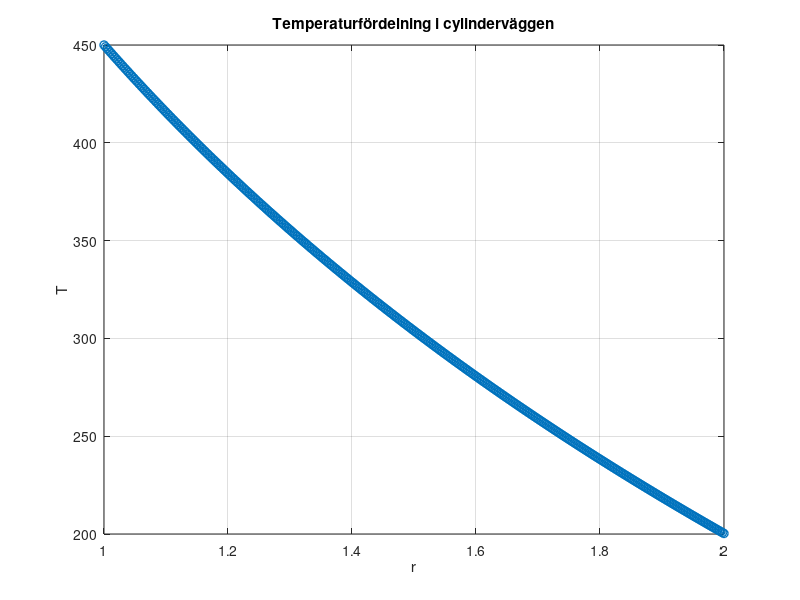
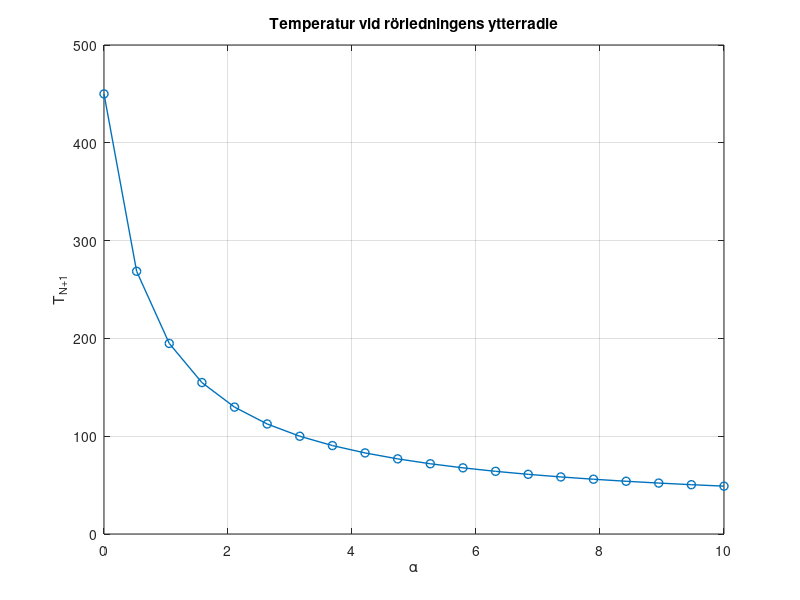

The MATLAB script that drew these images, in order:
clear all

% Funktionen används i uppgift c) och beräknar värden på T
function [A,b,ri,N,T,TN1] = diskretisering_temperatur(N,alfa,k,r0,rN1,Te,T0)
    tol = 0.1;
    TN1_old = Te; % Initial guess av vad T_(N+1) blir
    err = 1; % Initierar error. 1 har ingen mening
    
    % Loppen behövs för att testa olika N värden och nogrannheten
    while err > tol
        h = 1/(N+1);    % Steglängd 
        ri = [r0+h:h:rN1-h]';   % Inre punkter (r1, r2, r3, r4, ...,rN) 
    
        A = zeros(N,N);     % Sätter upp matris A
        A(1,1:2) = [(-2*ri(1))/(h^2)  ri(1)/(h^2)+1/(2*h)];   % Första raden och första två columner
        
        % Loopar igenom olika i för att beräkna vad Ti blir med hjälp av
        % finita differensmetoden (centrala differenser)
        for i = 2:N-1
            A(i,i-1) = ri(i)/(h^2) - 1/(2*h);   % T_(i-1)
            A(i,i) = (-2*ri(i))/(h^2);            % T_(i)
            A(i,i+1) = ri(i)/(h^2) + 1/(2*h);   % T_(i+1)
        end
        
        % Sista raden och sista två kolumner
        A(N,N-1:N) = [ri(N)/(h^2)-1/(2*h)  (-2*ri(N))/(h^2)+(k*ri(N))/(k*(h^2)+alfa*h^3)+k/(k*2*h+2*alfa*h^2)];
        
        A = sparse(A); % Spara den som gles matris

        b = zeros(N,1); % Sätter upp matris b

        b(1) = T0/(2*h) - (T0*ri(1))/(h^2);  % Anger värdet på första input (vad T1 är)
        b(N) = -((Te*alfa*h)/(k+alfa*h))*(ri(N)/(h^2)+1/(2*h)); % Anger värdet på sista input (vad T_N är)

        T = A\b; % Räknar ut värden på T_1, T_2, T_3, ... T_N

        TN1 = (Te*alfa*h + T(N)*k) / (k + alfa*h); % Räknar ut värden på T_(N+1)
        err = abs(TN1-TN1_old); % Räknar ut vad felet är (skillnaden mellan nya T_(N+1) och gamla T_(N+1))
        TN1_old = TN1; % Förnyar gamla värdet på T_(N+1)
        N = 2 * N;
    end
    N = N/2; % I slutet av while-loopen multiplicerades den onödigt och vi vill få det rätta värdet
end

% Funktionen används i uppgift d) och beräknar T_(N+1)
function TN1 = diskretisering_temperatur_alfa(N,alfa,k,r0,rN1,Te,T0)
        h = 1/(N+1);    % Steglängd 
        ri = [r0+h:h:rN1-h]';   %Inre punkter (r1, r2, r3, r4 ...) 
    
        A = zeros(N,N);     % Sätter upp matris A
        A(1,1:2) = [(-2*ri(1))/(h^2)  ri(1)/(h^2)+1/(2*h)];   % Första raden och första två columner

        % Loopar igenom olika i för att beräkna vad Ti blir med hjälp av
        % finita differensmetoden (centrala differenser)
        for i = 2:N-1
            A(i,i-1) = ri(i)/(h^2) - 1/(2*h);   % T_(i-1)
            A(i,i) = (-2*ri(i))/(h^2);            % T_(i)
            A(i,i+1) = ri(i)/(h^2) + 1/(2*h);   % T_(i+1)
        end

        % Sista raden och sista två kolumner
        A(N,N-1:N) = [ri(N)/(h^2)-1/(2*h)  (-2*ri(N))/(h^2)+(k*ri(N))/(k*(h^2)+alfa*h^3)+k/(k*2*h+2*alfa*h^2)];
        
        A = sparse(A); % Spara den som gles matris

        b = zeros(N,1); % Sätter upp matris b

        b(1) = T0/(2*h) - (T0*ri(1))/(h^2); % Anger värdet på första input (vad T1 är)
        b(N) = -((Te*alfa*h)/(k+alfa*h))*(ri(N)/(h^2)+1/(2*h)); % Anger värdet på sista input (vad T_N är)

        T = A\b;  % Räknar ut värden på T_1, T_2, T_3, ... T_N

        TN1 = (Te*alfa*h + T(N)*k) / (k + alfa*h); % Räknar ut värden på T_(N+1)
        
end

% Börjar med uppgift c)
N = 25;              % Delintervall
alfa = 1;
k = 1; 
Te = 20;
r0 = 1; rN1 = 2;     % Randpunkter
T0 = 450;       % Första randvärde

[A,b,ri,N,T,TN1] = diskretisering_temperatur(N,alfa,k,r0,rN1,Te,T0); % Anropar funktionen

rx = [r0; ri; rN1]; % En vektor med värdena r_0, r_1, r_2, ..., r_N, r_(N+1)
Ty = [T0; T; TN1]; % En vektor med värden T_0, T_1, T_2, ..., T_N, T_(N+1)

% Rita temperaturfördelningen
figure;
plot(rx, Ty, '-o', 'LineWidth', 1);
xlabel('r');
ylabel('T');
title('Temperaturfördelning i cylinderväggen');
grid on;

fprintf('Sista N värde: %d\n', N);
fprintf('Sista T värde: %.2f\n', TN1);

% Börjar med uppgift d) 
N = 10000;      % Delintervall
alfa_values = linspace(0, 10, 20); % alfa värden: 20 intervall
TN1_values = zeros(size(alfa_values)); % T_(N+1) värden vid olika alfa värden

% Loopa över alfa-värden
for i = 1:length(alfa_values)
    alfa = alfa_values(i);
    TN1_values(i) = diskretisering_temperatur_alfa(N, alfa, k, r0, rN1, Te, T0);
end

% Rita temperaturfördelningen
figure;
plot(alfa_values, TN1_values, '-o', 'LineWidth', 1);
xlabel('\alpha');
ylabel('T_{N+1}');
title('Temperatur vid rörledningens ytterradie');
grid on;

% När alfa ökar så minskar T_(N+1) (temperatur vid ytterradie)
% Om alfa går mot oändligheten, kommer T_(N+1) gå mot Te
